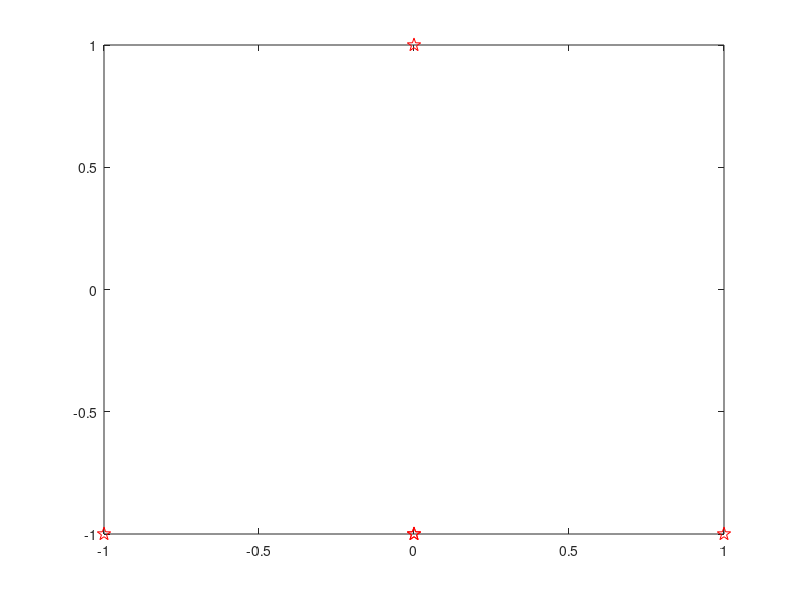
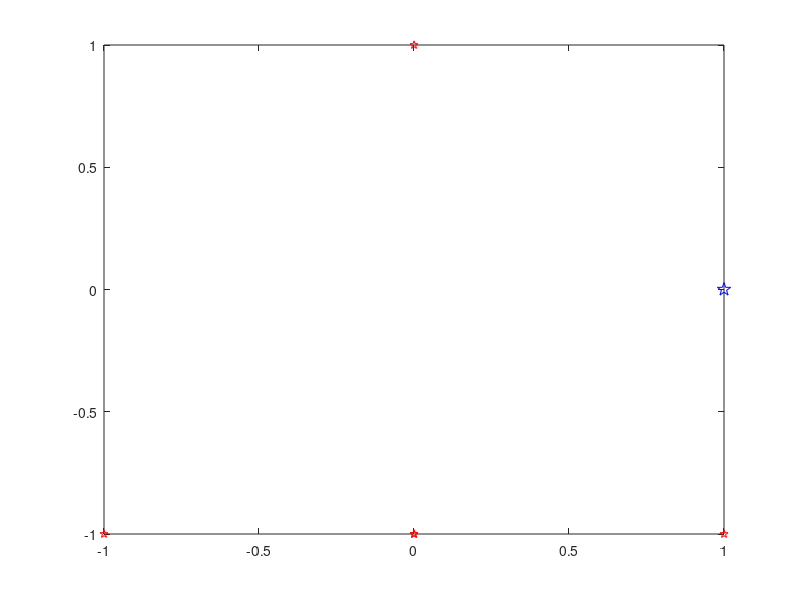
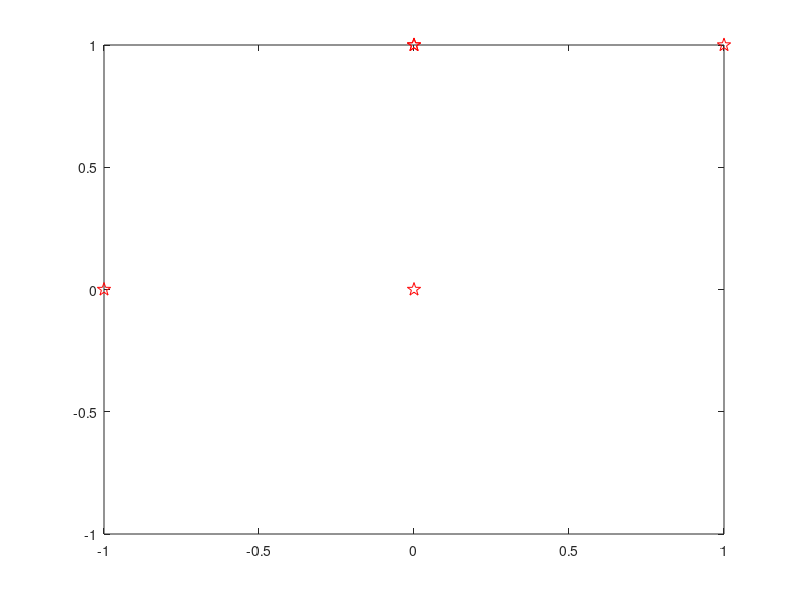
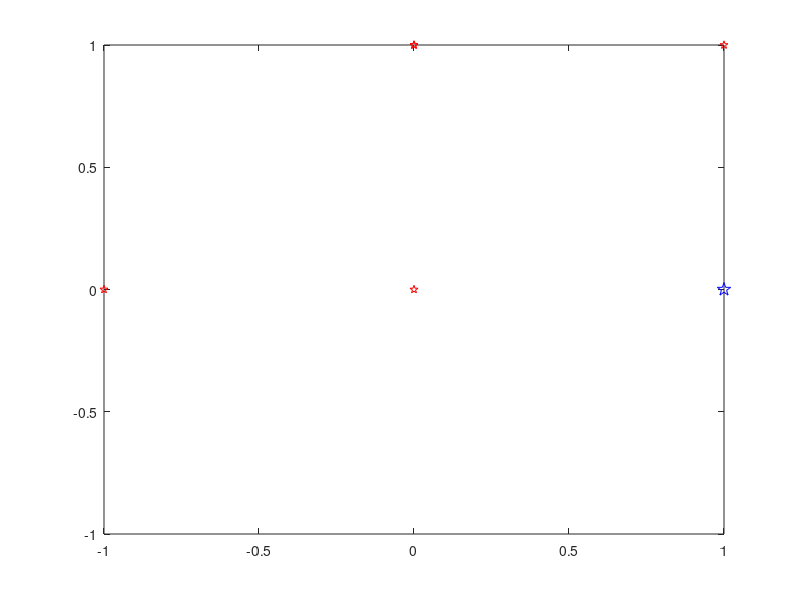

Reproduce these figures in MATLAB, in order.
clc
#Definicion de variables
t=6;        #tiempo
l=1;        #largo de eje
p=5;        #No particulas 
n=2;        #No de dimensiones
a=0;


#inicio de programa
N1=round(unifrnd(-l,l,p,n))  #Genera un número alearorio dentro de "l"
  

for T=1:t                    #Bucle de tiempo 

#Define en q dimensión se hará la suma
d=round(unifrnd(1,n,1,1));

  for i=1:p
  
    #"A" generan numeros al azar entre -1 y 1 
    #se redondea 
    #se suma al numero aleatorio generado 
    A=round(unifrnd(-1,1,1,1)); 
    a=sum(A); 
    if a<0                     
      a=1;                      
    else                      
    a=-1;  
    endif 
    N1(i,d)=N1(i,d)+a;  

  #Condición ciclo: al llegar al valor de "l" regresa a "-l" y viceversa 
    if  N1(i,d)>l;  
      N1(i,d)=-l; 
    elseif N1(i,d)<-l;  
      N1(i,d)=l; 
    else 
      N1=N1; 
    endif 
  endfor 
   
  N1  #Muestra posiciones
  
  plot(N1(:,1),N1(:,2),'pr',"markersize", 10)
  xlim([-l,l]);
  ylim([-l,l]);
  saveas(gcf,strcat('ploty',num2str(T),'.png'));
  
#Colisión   
  pause(.1);
  c = 0;
  k = [];
  if p>1
    for Q=1:p-1  
      for j=(Q+1):p
        if (sum(N1(Q,:) == N1(j,:)) == n) 
          sh=N1(Q,:); #choque individual
          k = [k;sh] #Muestra posición de colisión
          c = c+1; #cuenta colisiones
          plot(N1(:,1),N1(:,2),'pr',k,'pb',"markersize", 10) #cambio de color en colisiones
          xlim([-l,l]);
          ylim([-l,l]);
          saveas(gcf,strcat('ploty',num2str(T),'.png'));
         end
      end
    end
  end
  dist=N1;  
#Fin colisión 
  
endfor
c #muestra numero de colisiones
